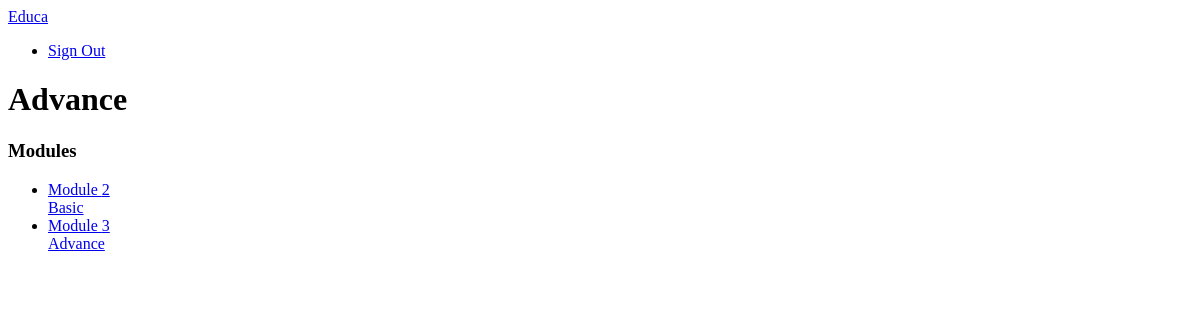
Before: /students/course/9/15/ (signed in) with the older database file.
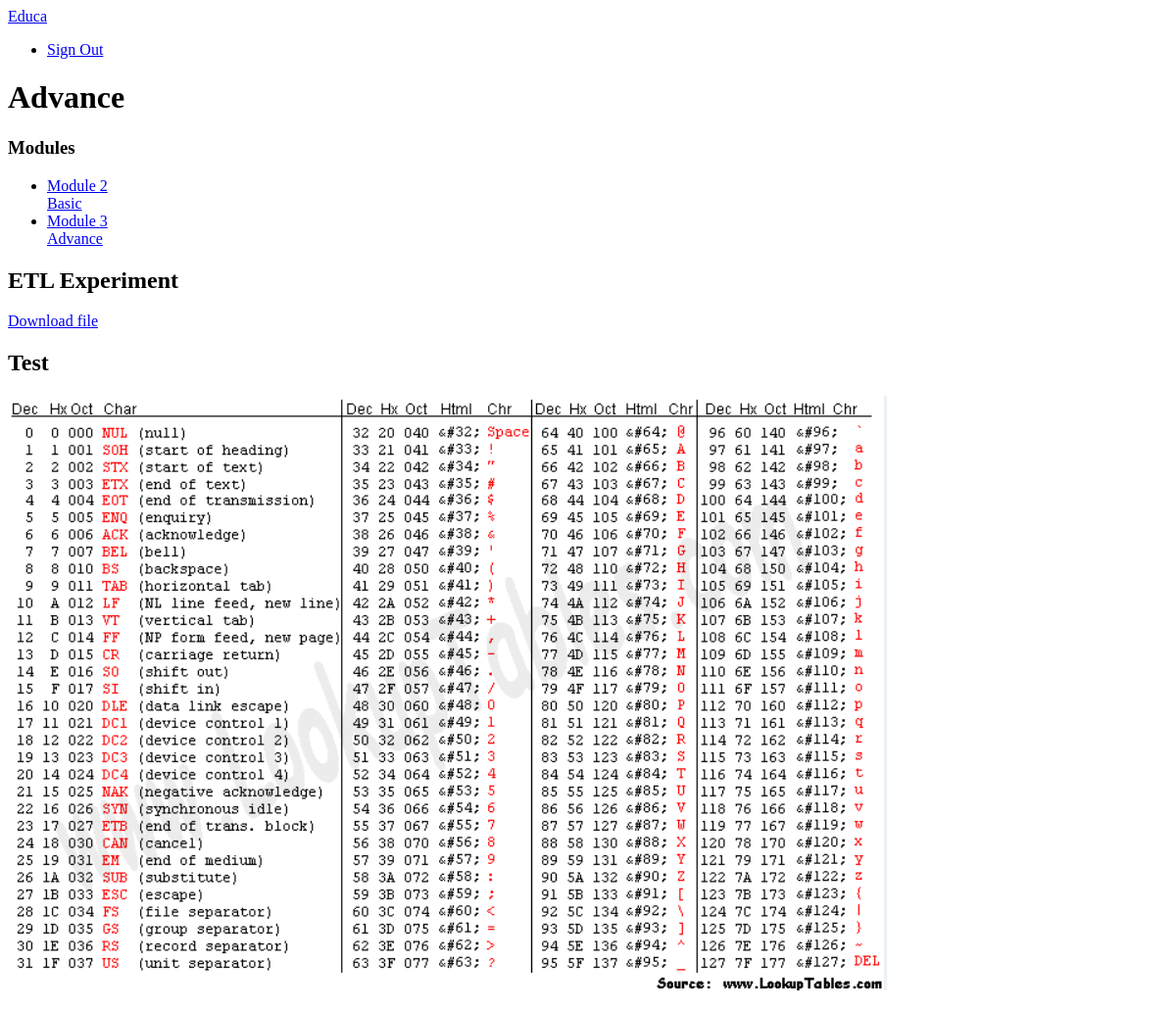
After: the same page with the newer database file.
### courses/models.py (models this page shows, shortened)
class Module(models.Model):
    course = models.ForeignKey(Course, related_name='modules', on_delete=models.CASCADE)
    title = models.CharField(max_length=200)
    description = models.TextField(blank=True)
    order = OrderField(blank=True, for_fields=['course'])
    class Meta:
        ordering = ['order']
    def __str__(self):
        return '{}. {}'.format(self.order, self.title)

class Content(models.Model):
    module = models.ForeignKey(Module, related_name='contents', on_delete=models.CASCADE)
    content_type = models.ForeignKey(ContentType, on_delete=models.CASCADE, limit_choices_to={'model__in':{'text', 'video', 'image', 'file'}})
    object_id = models.PositiveIntegerField()
    item = GenericForeignKey('content_type', 'object_id')
    order = OrderField(blank=True, for_fields=['module'])
    class Meta:
        ordering = ['order']

class ItemBase(models.Model):
    owner = models.ForeignKey(User, related_name='%(class)s_related', on_delete=models.CASCADE)
    title = models.CharField(max_length=250)
    created = models.DateTimeField(auto_now_add=True)
    updated = models.DateTimeField(auto_now=True)
    class Meta:
        abstract=True
    def render(self):
        return render_to_string('courses/content/{}.html'.format(self._meta.model_name), {'item': self})

class File(ItemBase):
    file = models.FileField(upload_to='files')

class Image(ItemBase):
    file = models.FileField(upload_to='images')

### students/views.py (the view)
# urls.py: path('course/<pk>/', cache_page(60 * 15)(views.StudentCourseDetailView.as_view()), name='student_course_detail'),
class StudentCourseDetailView(DetailView):
    model = Course
    template_name = 'students/course/detail.html'
    def get_queryset(self):
        qs = super(StudentCourseDetailView, self).get_queryset()
        return qs.filter(students__in=[self.request.user])
    def get_context_data(self, **kwargs):
        context = super(StudentCourseDetailView, self).get_context_data(**kwargs)
        course = self.get_object()
        if 'module_id' in self.kwargs:
            context['module'] = course.modules.get(id=self.kwargs['module_id'])
        else:
            context['module'] = course.modules.all()[0]
        return context

### students/templates/students/course/detail.html (shortened to what this page needs)
{% extends "base.html" %}
{% load cache %}
{% block content %}
    <h1>
        {{module.title}}
    </h1>
    <div class="contents">
        <h3>Modules</h3>
        <ul id="modules">
            {% for m in object.modules.all %}
                <li data-id="{{m.id}}" {% if m == module %} class="selected" {% endif %}>
                    <a href="{% url 'student_course_detail_module' object.id m.id %}">
                        <span>
                            Module <span class="order">{{m.order|add:1}}</span>
                        </span>
                        <br>
                        {{m.title}}
                    </a>
                </li>
            {% empty %}
                <li>No modules yet.</li>
            {% endfor %}
        </ul>
    </div>
    <div class="module">
        {% cache 600 module_contents module %}
            {% for content in module.contents.all %}
                {% with item=content.item %}
                    <h2>{{ item.title }}</h2>
                    {{item.render}}
                {% endwith %}
            {% endfor %}
        {% endcache %}
    </div>
{% endblock %}

### courses/templates/courses/content/file.html
<p><a href="{{ item.file.url }}" class="button">Download file</a></p>

### courses/templates/courses/content/image.html
<p><img src="{{ item.file.url }}"></p>

Changed rows visible on the page:
added Content: item "ETL Experiment"
added Content: item "Test", item.file (picture)
